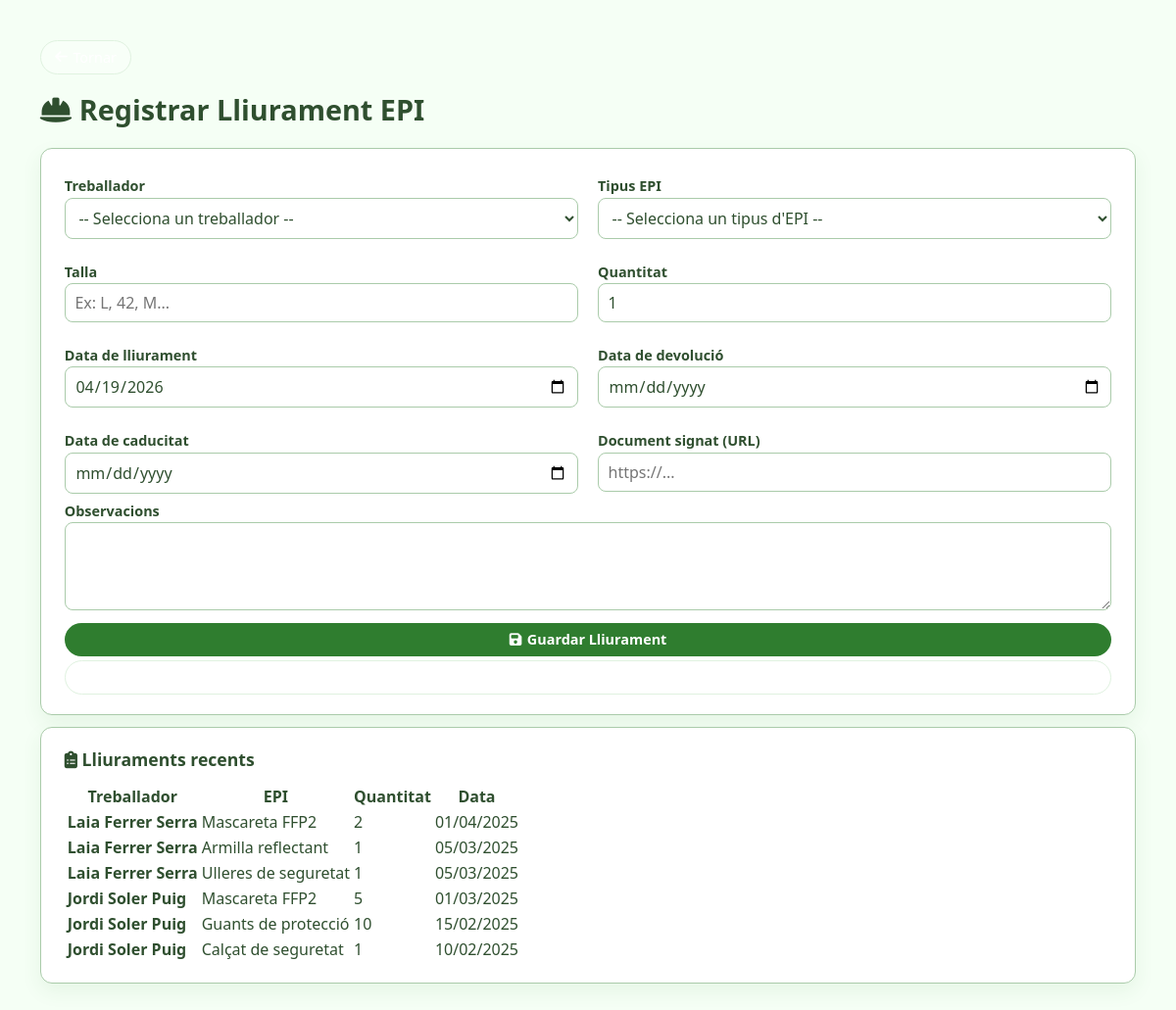
The app's page /lliurament_epis.php with its own data.
### tables this page shows
CREATE TABLE `epi_lliurament` (
  `id_lliurament` int(11) NOT NULL AUTO_INCREMENT,
  `id_treballador` int(11) NOT NULL,
  `id_epi_tipus` int(11) NOT NULL,
  `talla` varchar(30) DEFAULT NULL,
  `quantitat` int(11) DEFAULT 1,
  `data_lliurament` date NOT NULL,
  `data_devolucio` date DEFAULT NULL,
  `data_caducitat` date DEFAULT NULL,
  `document_signat_url` varchar(255) DEFAULT NULL,
  `observacions` text DEFAULT NULL,
  `created_at` timestamp NOT NULL DEFAULT current_timestamp(),
  PRIMARY KEY (`id_lliurament`),
  KEY `fk_epill_treballador` (`id_treballador`),
  KEY `fk_epill_tipus` (`id_epi_tipus`),
  KEY `idx_epill_caducitat` (`data_caducitat`),
  CONSTRAINT `fk_epill_tipus` FOREIGN KEY (`id_epi_tipus`) REFERENCES `epi_tipus` (`id_epi_tipus`),
  CONSTRAINT `fk_epill_treballador` FOREIGN KEY (`id_treballador`) REFERENCES `treballador` (`id_treballador`)
);

CREATE TABLE `treballador` (
  `id_treballador` int(11) NOT NULL AUTO_INCREMENT,
  `nom_complet` varchar(150) NOT NULL,
  `fotografia` varchar(255) DEFAULT NULL,
  `document_identitat` varchar(50) NOT NULL,
  `num_seguretat_social` varchar(50) DEFAULT NULL,
  `data_naixement` date DEFAULT NULL,
  `lloc_naixement` varchar(100) DEFAULT NULL,
  `nacionalitat` varchar(100) DEFAULT NULL,
  `residencia` varchar(150) DEFAULT NULL,
  `telefon` varchar(30) DEFAULT NULL,
  `email` varchar(100) DEFAULT NULL,
  `adreca` varchar(255) DEFAULT NULL,
  `contacte_emergencia` varchar(150) DEFAULT NULL,
  `telefon_emergencia` varchar(30) DEFAULT NULL,
  `compte_bancari` varchar(100) DEFAULT NULL,
  `consentiment_rgpd` tinyint(1) DEFAULT 0,
  `created_at` timestamp NOT NULL DEFAULT current_timestamp(),
  `id_posicio` int(11) DEFAULT NULL,
  `id_calendari_model` int(11) DEFAULT NULL,
  `id_horari_model` int(11) DEFAULT NULL,
  PRIMARY KEY (`id_treballador`),
  UNIQUE KEY `uk_treballador_document` (`document_identitat`),
  KEY `idx_treballador_email` (`email`),
  KEY `idx_treballador_telefon` (`telefon`),
  KEY `fk_treballador_posicio` (`id_posicio`),
  KEY `fk_treballador_calendari_model` (`id_calendari_model`),
  KEY `fk_treballador_horari_model` (`id_horari_model`),
  CONSTRAINT `fk_treballador_calendari_model` FOREIGN KEY (`id_calendari_model`) REFERENCES `calendari_model` (`id_calendari_model`) ON DELETE SET NULL ON UPDATE CASCADE,
  CONSTRAINT `fk_treballador_horari_model` FOREIGN KEY (`id_horari_model`) REFERENCES `horari_model` (`id_horari_model`) ON DELETE SET NULL ON UPDATE CASCADE,
  CONSTRAINT `fk_treballador_posicio` FOREIGN KEY (`id_posicio`) REFERENCES `posicio` (`id_posicio`)
);

CREATE TABLE `epi_tipus` (
  `id_epi_tipus` int(11) NOT NULL AUTO_INCREMENT,
  `nom` varchar(150) NOT NULL,
  `descripcio` text DEFAULT NULL,
  `stock_inicial` int(11) NOT NULL DEFAULT 0,
  `stock_actual` int(11) NOT NULL DEFAULT 0,
  `stock_minim` int(11) NOT NULL DEFAULT 0,
  PRIMARY KEY (`id_epi_tipus`)
);

### HTML/lliurament_epis.php (the view, shortened to what this page needs)
<?php
$conn = db_connect();
$sql_lliuraments = "SELECT l.*, t.nom_complet, et.nom as nom_epi
                    FROM epi_lliurament l
                    JOIN treballador t ON l.id_treballador = t.id_treballador
                    JOIN epi_tipus et ON l.id_epi_tipus = et.id_epi_tipus
                    ORDER BY l.data_lliurament DESC
                    LIMIT 10";
$lliuraments = $conn->query($sql_lliuraments);
?>
<!DOCTYPE html>
<html lang="ca">
<head>
    <link rel="stylesheet" href="styles.css">
    <link rel="stylesheet" href="https://cdnjs.cloudflare.com/ajax/libs/font-awesome/6.5.1/css/all.min.css">
</head>
<body>
<div class="page">
    <div class="mb-2">
        <a href="javascript:history.back()" class="btn btn-ghost">
            <i class="fa-solid fa-arrow-left"></i> Tornar
        </a>
    </div>
    <div class="page-header">
        <h2><i class="fa-solid fa-hard-hat"></i> Registrar Lliurament EPI</h2>
    </div>
    <div class="panel">
        <form action="../PHP/guardar_epis.php" method="POST">
            <div class="form-grid-2">
                <div>
                    <label for="id_treballador">Treballador</label>
                    <select name="id_treballador" required>
                        <option value="">-- Selecciona un treballador --</option>
                    </select>
                </div>
                <div>
                    <label for="id_epi_tipus">Tipus EPI</label>
                    <select name="id_epi_tipus" required>
                        <option value="">-- Selecciona un tipus d'EPI --</option>
                    </select>
                </div>
                <div>
                    <label for="talla">Talla</label>
                    <input type="text" name="talla" placeholder="Ex: L, 42, M...">
                </div>
                <div>
                    <label for="quantitat">Quantitat</label>
                    <input type="number" name="quantitat" value="1" min="1">
                </div>
                <div>
                    <label for="data_lliurament">Data de lliurament</label>
                    <input type="date" name="data_lliurament" required value="<?= date('Y-m-d') ?>">
                </div>
                <div>
                    <label for="data_devolucio">Data de devolució</label>
                    <input type="date" name="data_devolucio">
                </div>
                <div>
                    <label for="data_caducitat">Data de caducitat</label>
                    <input type="date" name="data_caducitat">
                </div>
                <div>
                    <label for="document_signat_url">Document signat (URL)</label>
                    <input type="text" name="document_signat_url" placeholder="https://...">
                </div>
            </div>
            <label for="observacions">Observacions</label>
            <textarea name="observacions" rows="3"></textarea>
            <div class="mt-2">
                <button type="submit" class="btn btn-primary btn-full">
                    <i class="fa-solid fa-save"></i> Guardar Lliurament
                </button>
                <a href="javascript:history.back()" class="btn btn-ghost btn-full mt-1">
                    <i class="fa-solid fa-arrow-left"></i> Tornar
                </a>
            </div>
        </form>
    </div>
    <div class="panel mt-3">
        <h2 class="panel-title"><i class="fa-solid fa-clipboard-list"></i> Lliuraments recents</h2>
        <?php if ($lliuraments->num_rows === 0): ?>
            <p class="page-subtitle">No hi ha lliuraments registrats.</p>
        <?php else: ?>
            <table>
                <thead>
                    <tr>
                        <th>Treballador</th>
                        <th>EPI</th>
                        <th>Quantitat</th>
                        <th>Data</th>
                    </tr>
                </thead>
                <tbody>
                    <?php while ($l = $lliuraments->fetch_assoc()): ?>
                    <tr>
                        <td><strong><?= htmlspecialchars($l['nom_complet']) ?></strong></td>
                        <td><?= htmlspecialchars($l['nom_epi']) ?></td>
                        <td><?= htmlspecialchars($l['quantitat']) ?></td>
                        <td><?= date('d/m/Y', strtotime($l['data_lliurament'])) ?></td>
                    </tr>
                    <?php endwhile; ?>
                </tbody>
            </table>
        <?php endif; ?>
    </div>
</div>
</body>
</html>

### HTML/styles.css (style rules this page uses)
*, *::before, *::after { box-sizing: border-box; }
html, body { margin: 0; padding: 0; }
body { font-family: system-ui, -apple-system, BlinkMacSystemFont, "Segoe UI", sans-serif; background: #f0f4f0; color: #2f4f2f; }
body:not(.app-layout-body) { padding: 1.5rem; min-height: 100vh; background: #f5fff5; }
.page { max-width: 1600px; margin: 0 auto; padding: clamp(1rem, 1.4vw, 1.5rem); color: #2f4f2f; }
.page-header { margin-bottom: 1.25rem; }
.page-header h1, .page-header h2 { margin: 0; font-size: 1.8rem; color: #2f4f2f; }
.panel { background: #ffffff; border-radius: 0.75rem; padding: 1.25rem 1.5rem; border: 1px solid #aacbaa; box-shadow: 0 8px 20px rgba(47, 125, 47, 0.08); }
.panel-title { margin: 0 0 0.75rem; font-size: 1.1rem; color: #2f4f2f; }
form { display: block; width: 100%; }
form .form-grid-2 { display: grid; grid-template-columns: repeat(2, minmax(0, 1fr)); gap: 1rem 1.25rem; }
label { font-weight: 600; font-size: 0.9rem; color: #2f4f2f; display: block; margin-top: 0.5rem; margin-bottom: 0.15rem; }
input, textarea, select { width: 100%; padding: 0.5rem 0.6rem; border-radius: 0.5rem; border: 1px solid #aacbaa; font: inherit; color: inherit; background-color: #ffffff; }
textarea { min-height: 90px; resize: vertical; }
.btn { display: inline-flex; align-items: center; justify-content: center; padding: 0.45rem 0.9rem; border-radius: 999px; border: none; font-size: 0.9rem; cursor: pointer; text-decoration: none; gap: 0.35rem; }
.btn-primary { background: #2f7d2f; color: #ffffff; }
.btn-ghost { background: rgba(255, 255, 255, 0.3); border: 1px solid #e0f2e0; color: #ffffff; }
.btn-full { width: 100%; }
button { font: inherit; }
form button { background: #2f7d2f; color: #ffffff; border: 1px solid #2f7d2f; padding: 0.6rem 0.75rem; border-radius: 0.5rem; cursor: pointer; font-weight: 600; transition: background 0.15s ease, border-color 0.15s ease; }
.mb-2 { margin-bottom: 1rem; }
.mt-1 { margin-top: 0.5rem; }
.mt-2 { margin-top: 1rem; }
.mt-1 { margin-top: 0.25rem; }
.mt-2 { margin-top: 0.5rem; }
.mt-3 { margin-top: 0.75rem; }

### records on screen
epi_lliurament: id_treballador.nom_complet "Laia Ferrer Serra", id_epi_tipus.nom "Mascareta FFP2", quantitat "2", data_lliurament "01/04/2025"
epi_lliurament: id_treballador.nom_complet "Laia Ferrer Serra", id_epi_tipus.nom "Armilla reflectant", quantitat "1", data_lliurament "05/03/2025"
epi_lliurament: id_treballador.nom_complet "Laia Ferrer Serra", id_epi_tipus.nom "Ulleres de seguretat", quantitat "1", data_lliurament "05/03/2025"
epi_lliurament: id_treballador.nom_complet "Jordi Soler Puig", id_epi_tipus.nom "Mascareta FFP2", quantitat "5", data_lliurament "01/03/2025"
epi_lliurament: id_treballador.nom_complet "Jordi Soler Puig", id_epi_tipus.nom "Guants de protecció", quantitat "10", data_lliurament "15/02/2025"
epi_lliurament: id_treballador.nom_complet "Jordi Soler Puig", id_epi_tipus.nom "Calçat de seguretat", quantitat "1", data_lliurament "10/02/2025"
